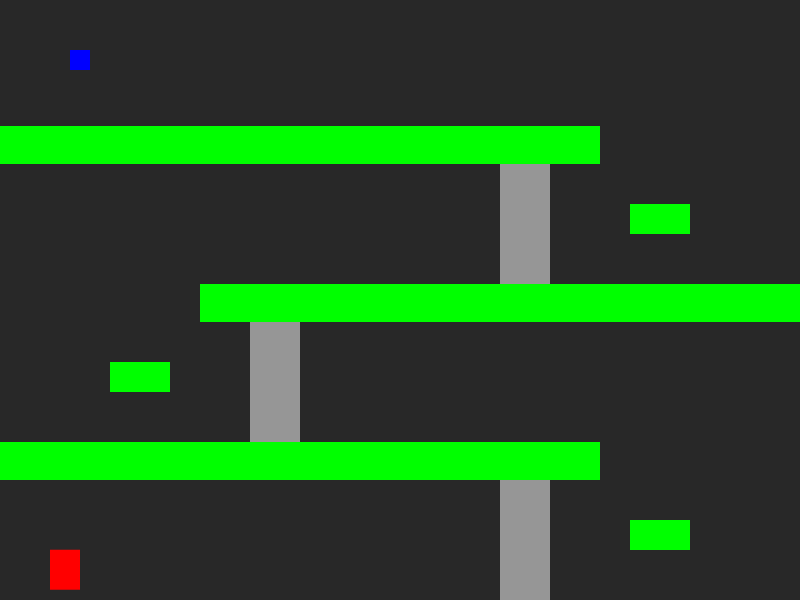
Frame 1 (no input)
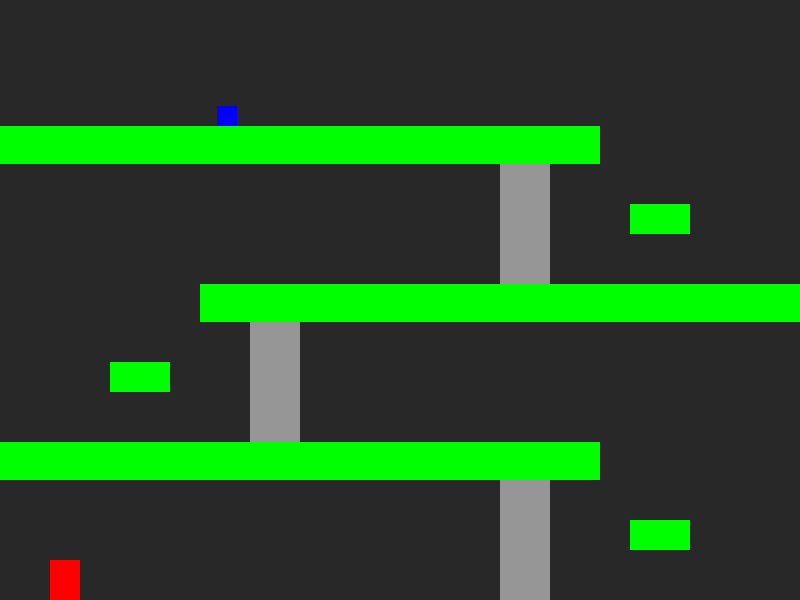
Frame 60 (no input)
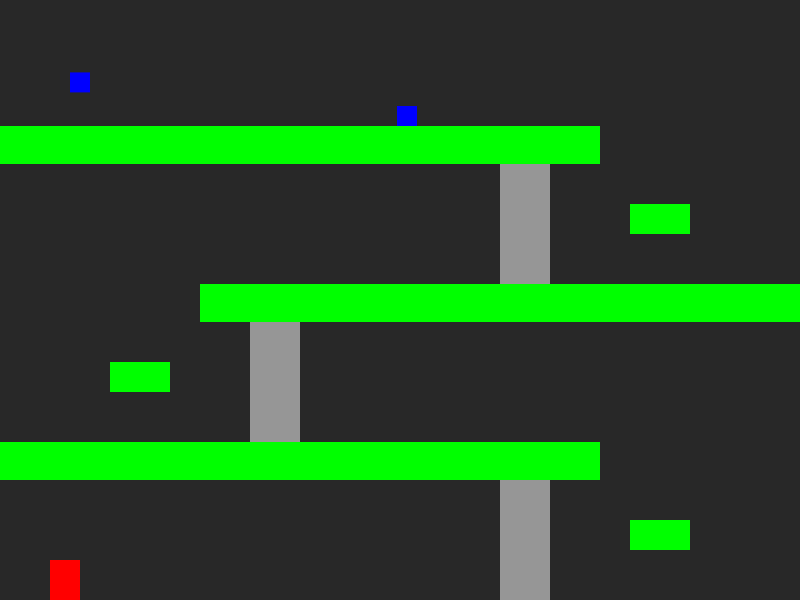
Frame 120 (the mouse pressed at the canvas centre since frame 60)

The p5.js sketch that drew these frames (run headless with seeded random() and noise() and a simulated clock; from frame 60 on, the mouse is pressed at the canvas centre):

// p5.js sketch
// ── sketch.js
var mario;
var barrels = [];
var plats = [];
var lads = [];

var direction;
var jump = false;
var timeDelay = 0;

function setup() {
	createCanvas(800, 600);

	plats.push(new Platform(0, 442, 600, 38));
	plats.push(new Platform(200, 284, 600, 38));
	plats.push(new Platform(0, 126, 600, 38));
	plats.push(new Platform(630, 520, 60, 30));
	plats.push(new Platform(110, 362, 60, 30));
	plats.push(new Platform(630, 204, 60, 30));

	lads.push(new Ladder(500, 450, 50, 150));
	lads.push(new Ladder(250, 322, 50, 150));
	lads.push(new Ladder(500, 164, 50, 150));

	mario = new Perso(50, height-51, 30, 40);
}

function draw() {
	background(40, 40, 40);
	noStroke();

	for (var i = 0; i < lads.length; i++) {
		lads[i].show()
	}

	for (var i = 0; i < plats.length; i++) {
		plats[i].show();
	}

	createBarrel();

	for (j in barrels) {
		barrels[j].show();
		barrels[j].update();

		for (k in plats) {
			if ((((barrels[j].x) > plats[k].x) && ((barrels[j].x) < (plats[k].x+plats[k].w))) || (((barrels[j].x+barrels[j].w) > plats[k].x) && ((barrels[j].x+barrels[j].w) < (plats[k].x+plats[k].w)))) {
				if (((barrels[j].y+barrels[j].h) > (plats[k].y-5)) && ((barrels[j].y+barrels[j].h) < (plats[k].y+plats[k].h))) {
					if (plats[k].x == 0) {
						barrels[j].setXDir(1);
					} else {
						barrels[j].setXDir(-1);
					}
				}
			}
		}

		barrels[j].move();
		barrels[j].choosePath();
	}

	if (mario != null) {

		mario.update();

		mario.walk();
		mario.climb();
		mario.collide();
		mario.show();

		deleting(mario);
	}
}

function keyPressed() {
  if (keyCode === LEFT_ARROW) {
		mario.setXDir(-1);
  }

	if (keyCode === RIGHT_ARROW) {
		mario.setXDir(1);
  }

	if (keyCode === UP_ARROW && jump == false) {
		for (i in lads) {
			if ((mario.x > lads[i].x && mario.x < lads[i].x+lads[i].w) || (mario.x+mario.w > lads[i].x && mario.x+mario.w < lads[i].x+lads[i].w)) {
				if (mario.y+mario.h >= lads[i].y && mario.y+mario.h <= lads[i].y+lads[i].h) {
					mario.setYDir(1);
				}
			} else if (jump == false) {
					mario.jump();
				jump = true;
			}
		}
	}
}


function keyReleased() {
	if (keyCode === LEFT_ARROW | keyCode === RIGHT_ARROW) {
		mario.setXDir(0);
	}

	if (keyCode === UP_ARROW) {
		mario.setYDir(0);
	}
}

// ── ennemy.js

function createBarrel() {
	if (timeDelay > 0) {
		timeDelay -=1;
	} else {
		timeDelay = random(75,125);
		barrels.push(new Barrel(70, 50, 20, 20));
	}
}

function Barrel(x, y, w, h) {
	this.x = x;
	this.y = y;
	this.w = w;
	this.h = h;

	this.velocity = 0;
	this.gravity = 0.8;
	this.xdir = 0;
	this.path = random();

	this.show = function() {
		fill(0, 0, 255)
		rect(this.x, this.y, this.w, this.h)
	};

	this.update = function() {
		this.velocity += this.gravity;
		this.y += this.velocity;

		if (this.y > height - this.h) {
			this.y = height - this.h;
			this.velocity = 0;
		}

		if (this.x <= 0) {
			barrels.splice(0, 1);
		}

		if (this.x+this.w >= width) {
			barrels.splice(0, 1);
		}

		for (i in plats) {
			if ((((this.x) > plats[i].x) && ((this.x) < (plats[i].x+plats[i].w))) || (((this.x+this.w) > plats[i].x) && ((this.x+this.w) < (plats[i].x+plats[i].w)))) {
				if (((this.y+this.h) > (plats[i].y-5)) && ((this.y+this.h) < (plats[i].y+plats[i].h))) {
					if (((this.y+this.h) < plats[i].y+plats[i].h) && (this.velocity >= 0)) {
						this.y = plats[i].y-this.h;
						this.velocity = 0;
					}
				}
			}
		}
	};

	this.setXDir = function(dir) {
		this.xdir = dir;
	};

	this.move = function() {
		this.x += this.xdir * 3;
	};

	this.goDown = function() {
		this.setXDir(0);
		for (j in plats) {
			
		}
	};

	this.choosePath = function() {
		for (i in lads) {
			if (this.x > lads[i].x && this.x < lads[i].x+3) {
				if (this.y+this.h < lads[i].y && this.y+this.h > lads[i].y-50) {
					if (this.path > 0.5) {
						this.goDown();
					}
				}
			}
		}
	};
}

// ── field.js

function Platform(x, y, w, h) {
	this.x = x;
	this.y = y;
	this.w = w;
	this.h = h;

	this.show = function() {
		fill(0, 255, 0)
		rect(this.x, this.y, this.w, this.h)
	};
}

// ── ladder.js

function Ladder(x, y, w, h) {
	this.x = x;
	this.y = y;
	this.w = w;
	this.h = h;

	this.show = function() {
		fill(150, 150, 150)
		rect(this.x, this.y, this.w, this.h);
	}
}

// ── personnage.js

function Perso(x, y, w, h) {
	this.x = x;
	this.y = y;
	this.w = w;
	this.h = h;

	this.gravity = 0.80;
	this.velocity = 0;
	this.lift = -13;
	this.xdir = 0;
	this.ydir = 0;
	this.toDelete = false;

	this.show = function() {
		fill(255, 0, 0)
		rect(this.x, this.y, this.w, this.h);
	};

	this.setXDir = function(dir) {
		this.xdir = dir;
	};

	this.setYDir = function(dir) {
		this.ydir = dir*4;
	};

	this.walk = function() {
		this.x += this.xdir * 4;
	};

	this.jump = function() {
		this.velocity += this.lift;
	};

	this.climb = function() {
		this.y -= this.ydir;
	};

	this.collide = function(obj) {
		for (i in barrels) {
			if ((barrels[i].x > this.x && barrels[i].x < this.x+this.w) || (barrels[i].x+barrels[i].w > this.x && barrels[i].x+barrels[i].w < this.x+this.w)) {
				if (barrels[i].y > this.y && barrels[i].y < this.y+this.h) {
					barrels.splice(i, 1);
					this.toDelete = true;
					alert('Game Over');
				}
			}
		}
	};

	this.update = function() {
		this.velocity += this.gravity;
		this.y += this.velocity;

		if (this.y > height - this.h) {
			this.y = height - this.h;
			this.velocity = 0;
			jump = false;
		}

		if (this.x <= 0) {
			this.x = 0;
		}

		if (this.x+this.w >= width) {
			this.x = width-this.w;
		}

		for (i in plats) {
			if ((((this.x) > plats[i].x) && ((this.x) < (plats[i].x+plats[i].w))) || (((this.x+this.w) > plats[i].x) && ((this.x+this.w) < (plats[i].x+plats[i].w)))) {
				if (((this.y+this.h) > (plats[i].y-5)) && ((this.y+this.h) < (plats[i].y+plats[i].h))) {
					if (((this.y+this.h) < plats[i].y+plats[i].h) && (this.velocity >= 0)) {
						this.y = plats[i].y-this.h;
						this.velocity = 0;
						jump = false;
					}
				}
			}
		}
	};
}

function deleting(obj) {
	if (obj.toDelete) {
		mario = null;
	}
}
